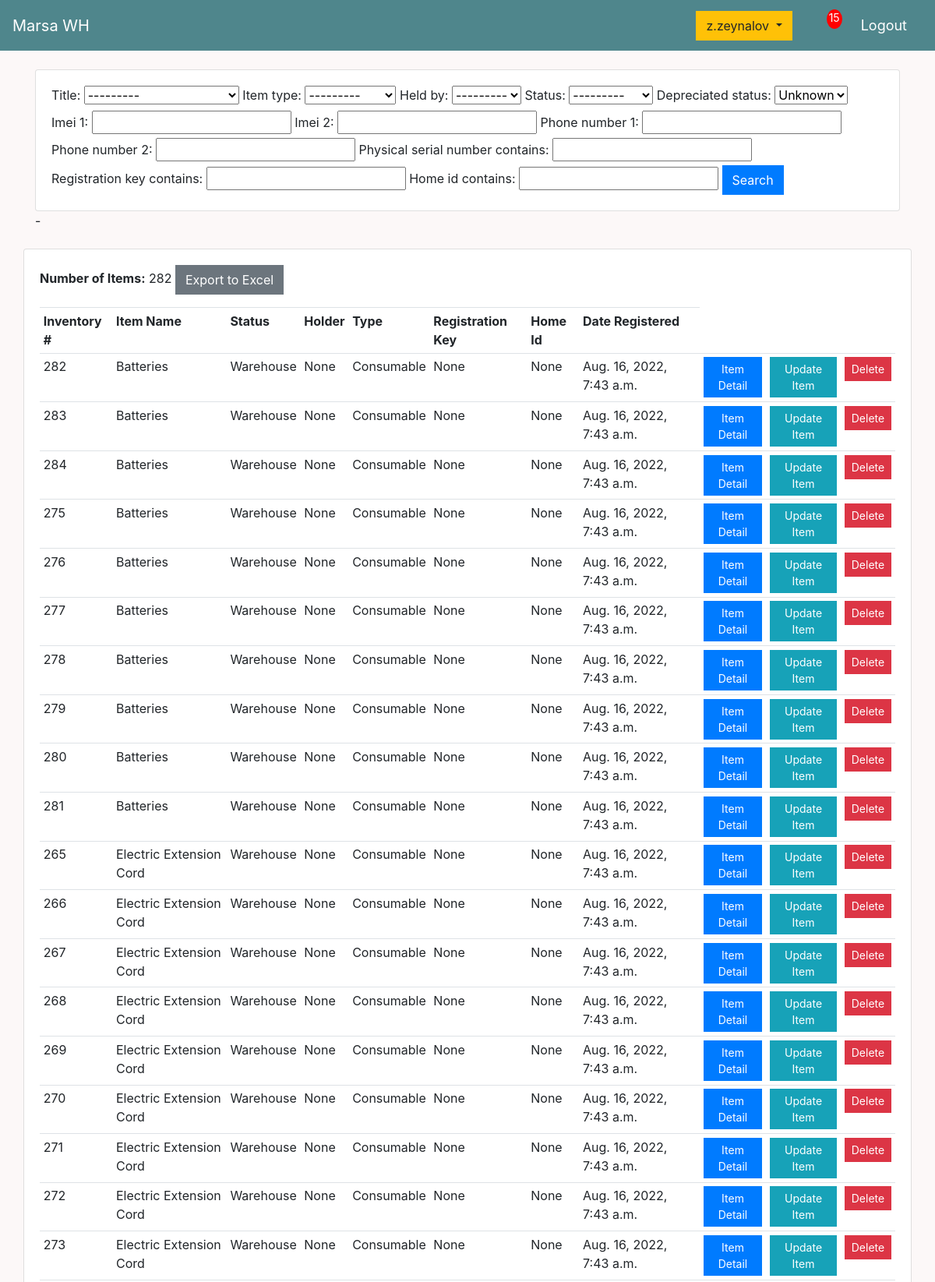
Page /inventory_list/ (signed in, upper part) on the committed database.
### main/models.py (models this page shows, shortened)
class InventoryItem(models.Model):
    STATUS = (
            ('Installed', 'Installed'),
            ('In hands of', 'In hands of'),
            ('Warehouse', 'Warehouse'),
            )
    title = models.ForeignKey(ItemTitle, on_delete=models.SET_NULL, null=True)
    date_registered = models.DateTimeField(auto_now_add=True)
    added_by = models.ForeignKey(TechUser, on_delete=models.SET_NULL, null=True, blank=True)
    item_type = models.ForeignKey(ItemType, on_delete=models.SET_NULL, null=True)
    held_by = models.ForeignKey(Holder, on_delete=models.SET_NULL, null=True, blank=True)
    status = models.CharField(max_length=15, null=True, choices=STATUS, default="Warehouse")
    registration_key = models.CharField(max_length=15, null=True, blank=True)
    home_id = models.CharField(max_length=15, null=True, blank=True)
    physical_serial_number = models.CharField(max_length=11, null=True, blank=True)
    depreciated_status = models.BooleanField(default=False)
    imei_1 = models.CharField(max_length=45, null=True, blank=True)
    imei_2 = models.CharField(max_length=45, null=True, blank=True)
    phone_number_1 = models.CharField(max_length=30, null=True, blank=True)
    phone_number_2 = models.CharField(max_length=30, null=True, blank=True)

class ItemTitle(models.Model):
    item_name = models.CharField(max_length = 35)
    def __str__(self):
        return self.item_name

class ItemType(models.Model):
    type_name = models.CharField(max_length = 35)
    def __str__(self):
        return self.type_name

### main/decorators.py (the view)
		def wrapper_func(request, *args, **kwargs):
			group = None
			if request.user.groups.exists():
				group = request.user.groups.all()[0].name
			else:
				return render(request, 'group_not_fitting.html')
			if group in allowed_roles:
				return view_func(request, *args, **kwargs)
			else:
				return render(request, 'login.html')

### main/models.py (called while the page is built)
    def __str__(self):
        return self.holder_name

### templates/inventory_list.html (shortened to what this page needs)
{%  extends 'main.html' %}
{% block content %}
<div class="row">
	<div class="col">
		<div class="card card-body">
			<form method="get">
				{{InventoryFilter.form}}
		    <button class="btn btn-primary" type="submit">Search</button>
		  </form>
		</div>-
	</div>
</div>
<br>
<div class="row">
<div class="card card-body">
			<table class="table table-sm">
				<p><b>Number of Items:</b> {{inventory_count}} <a href="{% url 'inventory_list_excel' %}" class="btn btn-secondary"> Export to Excel</a></p>
				<tr>
					<th>Inventory #</th>
					<th>Item Name</th>
					<th>Status</th>
					<th>Holder</th>
					<th>Type</th>
					<th>Registration Key</th>
					<th>Home Id</th>
					<th>Date Registered</th>
				</tr>
				{% for item in inv_items %}
					<tr>
						<td>{{item.id}}</td>
						<td>{{item.title}}</td>
						<td>{{item.status}}</td>
						<td>{{item.held_by}}</td>
						<td>{{item.item_type}}</td>
						<td>{{item.registration_key}}</td>
						<td>{{item.home_id}}</td>
						<td>{{item.date_registered}}</td>
						<td><a class="btn btn-sm btn-primary" href="{% url 'inventory_item' item.id %}">Item Detail</a></td>
						<td><a class="btn btn-sm btn-info" href="{% url 'item_update' item.id %}">Update Item</a></td>
						<td><a class="btn btn-sm btn-danger" href="{% url 'item_delete' item.id %}">Delete</a></td>
					</tr>
				{% endfor %}
			</table>
	</div>
</div>
	<br>
	<br>
{% endblock content %}

### templates/main.html (shortened to what this page needs)
{% load static %}
<!DOCTYPE html>
<html>
<head>
    <link rel="stylesheet" href="https://stackpath.bootstrapcdn.com/bootstrap/4.4.1/css/bootstrap.min.css">
    <link rel="stylesheet" href="https://use.fontawesome.com/releases/v5.6.1/css/all.css">
    <link rel="stylesheet" type="text/css" href="{% static 'css/master.css' %}">
</head>
<body>
    <nav class="navbar navbar-expand-lg navbar-dark bg-dark">
      {% if request.user.is_staff %}
      <a class="navbar-brand" href="{% url 'index_view' %}">Marsa WH</a>
      {% else %}
      <a class="navbar-brand" href="{% url 'tech_dashboard' %}">Marsa WH</a>
      {% endif %}
      <div class="collapse navbar-collapse" id="navbarSupportedContent">
        <ul class="navbar-nav mr-auto">
          <li class="nav-item active">
            <a class="nav-link" href=""> <span class="sr-only">(current)</span></a>
          </li>
          <li class="nav-item active">
            <a class="nav-link" href=""> <span class="sr-only">(current)</span></a>
          </li>
        </ul>
        </div>
      <div class="form-inline my-2 my-lg-0">
            {% if request.user.is_authenticated %}
                {% if request.user.is_staff %}
                        <span style="font-size: 18px;color: #fff;margin-right: 20px;">
                        <div class="btn-group">
                          <button type="button" class="btn btn-warning dropdown-toggle" data-toggle="dropdown" aria-haspopup="true" aria-expanded="false">
                             {{request.user}}
                          </button>
                        </div>
                        </span>
                        <span><a class="dropdown-item" href="{% url 'alarm_list' %}"><p id="cart-total">{{unchecked_alarms_count}}</p></a></span>
                        <span><a style="font-size: 18px;color: #fff;margin-right: 20px;" href="{% url 'logout' %}">Logout</a></span>
                    {% endif %}
            {% else %}
            <a href="{% url 'login' %}" class="btn btn-warning">Login</a>
            {% endif %}
        </div>
    </nav>
     <div class="container">
            <br>
            {% block content %}
            {% endblock content %}
     </div>
    <br>
    <br>
    <br>
    <br>
</body>
</html>

### static/css/master.css (style rules this page uses)
body { margin: 0; padding: 0; height: 100%; background-color: hsl(0, 40%, 98%); }
.bg-dark { background-color: #4f868c!important; }
#cart-total { display: block; text-align: center; color:#fff; background-color: red; width: 20px; height: 25px; border-radius: 50%; font-size: 14px; }
.btn { border-radius: 0; }

### rows in the picture
InventoryItem: id "282", title "Batteries", status "Warehouse", held_by "None", item_type "Consumable", registration_key "None", home_id "None", date_registered "Aug. 16, 2022, 7:43 a.m."
InventoryItem: id "283", title "Batteries", status "Warehouse", held_by "None", item_type "Consumable", registration_key "None", home_id "None", date_registered "Aug. 16, 2022, 7:43 a.m."
InventoryItem: id "284", title "Batteries", status "Warehouse", held_by "None", item_type "Consumable", registration_key "None", home_id "None", date_registered "Aug. 16, 2022, 7:43 a.m."
InventoryItem: id "275", title "Batteries", status "Warehouse", held_by "None", item_type "Consumable", registration_key "None", home_id "None", date_registered "Aug. 16, 2022, 7:43 a.m."
InventoryItem: id "276", title "Batteries", status "Warehouse", held_by "None", item_type "Consumable", registration_key "None", home_id "None", date_registered "Aug. 16, 2022, 7:43 a.m."
InventoryItem: id "277", title "Batteries", status "Warehouse", held_by "None", item_type "Consumable", registration_key "None", home_id "None", date_registered "Aug. 16, 2022, 7:43 a.m."
InventoryItem: id "278", title "Batteries", status "Warehouse", held_by "None", item_type "Consumable", registration_key "None", home_id "None", date_registered "Aug. 16, 2022, 7:43 a.m."
InventoryItem: id "279", title "Batteries", status "Warehouse", held_by "None", item_type "Consumable", registration_key "None", home_id "None", date_registered "Aug. 16, 2022, 7:43 a.m."
InventoryItem: id "280", title "Batteries", status "Warehouse", held_by "None", item_type "Consumable", registration_key "None", home_id "None", date_registered "Aug. 16, 2022, 7:43 a.m."
InventoryItem: id "281", title "Batteries", status "Warehouse", held_by "None", item_type "Consumable", registration_key "None", home_id "None", date_registered "Aug. 16, 2022, 7:43 a.m."
InventoryItem: id "265", title "Electric Extension Cord", status "Warehouse", held_by "None", item_type "Consumable", registration_key "None", home_id "None", date_registered "Aug. 16, 2022, 7:43 a.m."
InventoryItem: id "266", title "Electric Extension Cord", status "Warehouse", held_by "None", item_type "Consumable", registration_key "None", home_id "None", date_registered "Aug. 16, 2022, 7:43 a.m."
InventoryItem: id "267", title "Electric Extension Cord", status "Warehouse", held_by "None", item_type "Consumable", registration_key "None", home_id "None", date_registered "Aug. 16, 2022, 7:43 a.m."
InventoryItem: id "268", title "Electric Extension Cord", status "Warehouse", held_by "None", item_type "Consumable", registration_key "None", home_id "None", date_registered "Aug. 16, 2022, 7:43 a.m."
InventoryItem: id "269", title "Electric Extension Cord", status "Warehouse", held_by "None", item_type "Consumable", registration_key "None", home_id "None", date_registered "Aug. 16, 2022, 7:43 a.m."
InventoryItem: id "270", title "Electric Extension Cord", status "Warehouse", held_by "None", item_type "Consumable", registration_key "None", home_id "None", date_registered "Aug. 16, 2022, 7:43 a.m."
InventoryItem: id "271", title "Electric Extension Cord", status "Warehouse", held_by "None", item_type "Consumable", registration_key "None", home_id "None", date_registered "Aug. 16, 2022, 7:43 a.m."
InventoryItem: id "272", title "Electric Extension Cord", status "Warehouse", held_by "None", item_type "Consumable", registration_key "None", home_id "None", date_registered "Aug. 16, 2022, 7:43 a.m."
InventoryItem: id "273", title "Electric Extension Cord", status "Warehouse", held_by "None", item_type "Consumable", registration_key "None", home_id "None", date_registered "Aug. 16, 2022, 7:43 a.m."

### other values in the picture
{{ request.user }} "z.zeynalov"
{{ unchecked_alarms_count }} "15"
{{ inventory_count }} "282"
